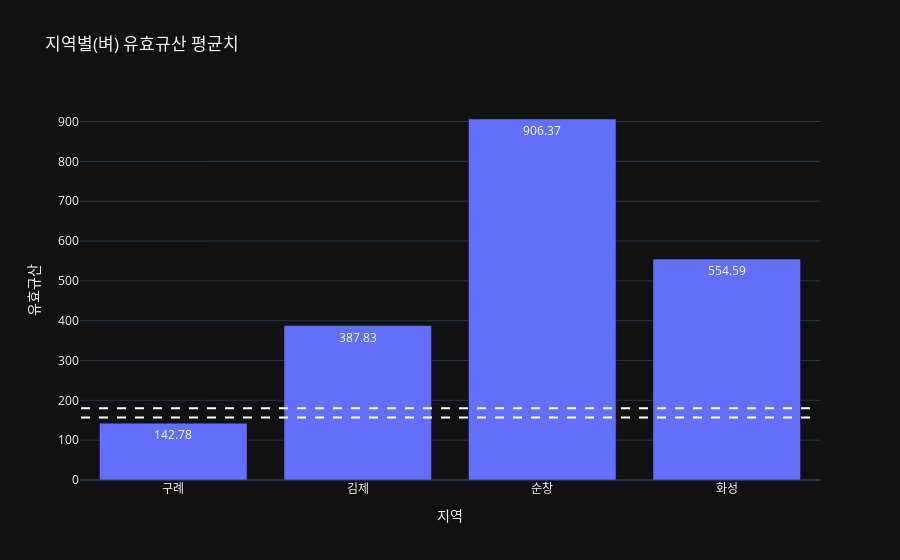

The notebook cell saved with this chart:
### Code cell
#유효규산
fig_sio = px.bar(stats_table_rice, x='지역', y='유효규산', text_auto='.5s', title='지역별(벼) 유효규산 평균치')
fig_sio.add_shape(
    type='line',
    x0=-0.5,
    x1=3.5,
    y0=157,
    y1=157,
    line=dict(color="white", width=2, dash='dash'),
    name='적정 하한'
)

fig_sio.add_shape(
    type='line',
    x0=-0.5,
    x1=3.5,
    y0=180,
    y1=180,
    line=dict(color="white", width=2, dash='dash'),
    name='적정 상한'
)

fig_sio.update_traces(textposition='inside')

fig_sio.show()

### Figure 1 — Plotly figure (JSON) as saved in the notebook; plotly's stock layout.template omitted (floating-point values rounded to 4 significant figures)
{"data": [{"hovertemplate": "지역=%{x}<br>유효규산=%{y}<extra></extra>", "legendgroup": "", "marker": {"color": "#636efa", "pattern": {"shape": ""}}, "name": "", "orientation": "v", "showlegend": false, "textposition": "inside", "texttemplate": "%{y:.5s}", "x": ["구례", "김제", "순창", "화성"], "xaxis": "x", "y": [142.8, 387.8, 906.4, 554.6], "yaxis": "y", "type": "bar"}], "layout": {"xaxis": {"anchor": "y", "domain": [0.0, 1.0], "title": {"text": "지역"}}, "yaxis": {"anchor": "x", "domain": [0.0, 1.0], "title": {"text": "유효규산"}}, "legend": {"tracegroupgap": 0}, "title": {"text": "지역별(벼) 유효규산 평균치"}, "barmode": "relative", "shapes": [{"line": {"color": "white", "dash": "dash", "width": 2}, "name": "적정 하한", "type": "line", "x0": -0.5, "x1": 3.5, "y0": 157, "y1": 157}, {"line": {"color": "white", "dash": "dash", "width": 2}, "name": "적정 상한", "type": "line", "x0": -0.5, "x1": 3.5, "y0": 180, "y1": 180}]}}
